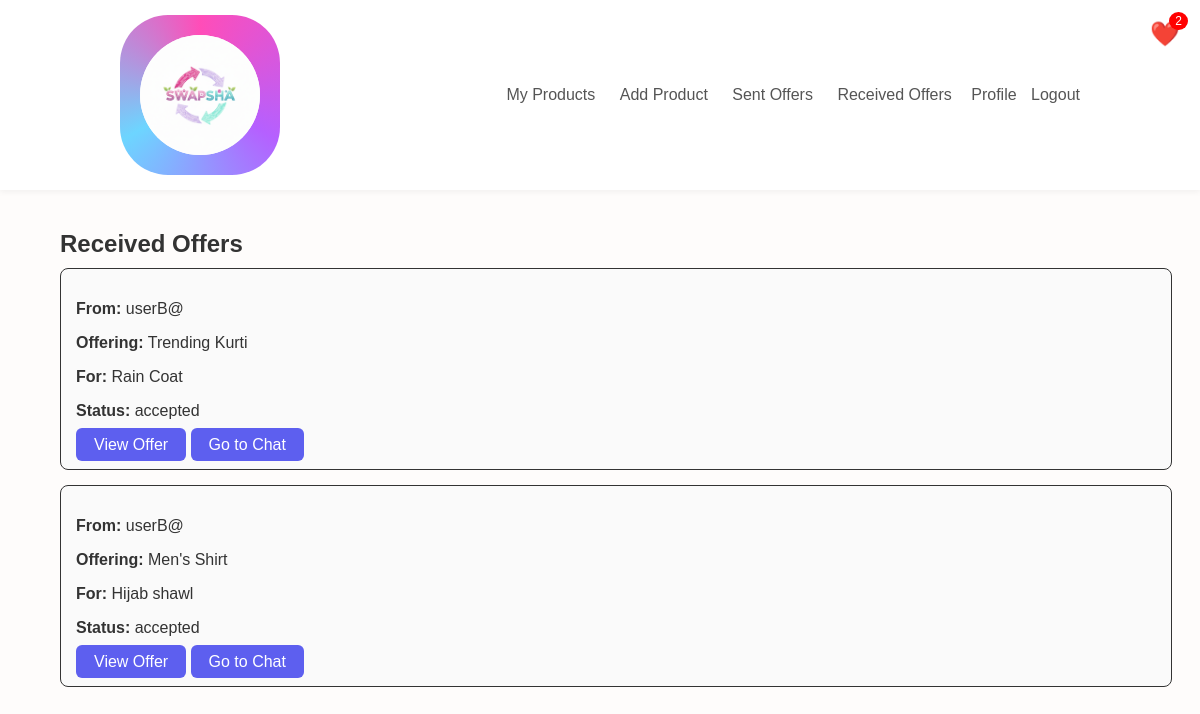
Screenshot of /barter/offers/received/ (signed in) with the database file from the repository.
### barter/models.py (models this page shows)
class Offer(models.Model):
    sender = models.ForeignKey(User, related_name='sent_offers', on_delete=models.CASCADE)
    receiver = models.ForeignKey(User, related_name='received_offers', on_delete=models.CASCADE)
    sender_product = models.ForeignKey(Product, related_name='sender_product', on_delete=models.CASCADE)
    receiver_product = models.ForeignKey(Product, related_name='receiver_product', on_delete=models.CASCADE)
    message = models.TextField(blank=True, null=True)
    status = models.CharField(max_length=20, default='pending')  # pending/accepted/rejected
    created_at = models.DateTimeField(auto_now_add=True)

### products/models.py (models this page shows)
class Product(models.Model):
    CATEGORY_CHOICES = [
        ('electronics', 'Electronics'),
        ('fashion', 'Fashion'),
        ('books', 'Books'),
        ('furniture', 'Furniture'),
        ('others', 'Others'),
    ]
    user = models.ForeignKey(User, on_delete=models.CASCADE)
    title = models.CharField(max_length=200)
    description = models.TextField()
    category = models.CharField(max_length=50, choices=CATEGORY_CHOICES)
    estimated_value = models.DecimalField(max_digits=10, decimal_places=2)
    condition = models.CharField(max_length=50)
    image = models.ImageField(upload_to='product_images/')
    created_at = models.DateTimeField(auto_now_add=True)
    tags = models.CharField(max_length=200, blank=True, null=True, default='')

### barter/views.py (the view)
# urls.py: path('offers/received/', views.received_offers, name='received_offers'),
@login_required
def received_offers(request):
    offers = Offer.objects.filter(receiver=request.user)
    return render(request, 'barter/received_offers.html', {'offers': offers})

### templates/barter/received_offers.html (shortened to what this page needs)
{% extends 'base.html' %}
{% block content %}
<h2>Received Offers</h2>
{% for o in offers %}
    <div class="card">
        <p><strong>From:</strong> {{ o.sender.username }}</p>
        <p><strong>Offering:</strong> {{ o.sender_product.title }}</p>
        <p><strong>For:</strong> {{ o.receiver_product.title }}</p>
        <p><strong>Status:</strong> {{ o.status }}</p>
        <a href="{% url 'offer_detail' o.id %}" class="btn">View Offer</a>
        {% if o.status == 'accepted' %}
            <a href="{% url 'offer_chat_page' o.id %}" class="btn">Go to Chat</a>
        {% endif %}
    </div>
{% empty %}
    <p>No received offers yet.</p>
{% endfor %}
{% endblock %}

### templates/base.html (shortened to what this page needs)
{% load static %}
<!DOCTYPE html>
<html lang="en">
<head>
    <link rel="stylesheet" href="{% static 'css/styles.css' %}">
</head>
<body>
    <nav class="navbar">
        <div class="logo">
    <a href="{% url 'home' %}" style="display:flex; align-items:center;">
        <div style="
            height:140px;
            width:140px;
            border-radius:30%;
            background: conic-gradient(
                #ff4db8,
                #b560ff,
                #6dd5ff,
                #ff4db8
            );
            padding:10px;
            display:flex;
            justify-content:center;
            align-items:center;
        ">
            <img src="{% static 'images/logo.png' %}"
                alt="Swapsha Logo"
                style="
                    height:120px;
                    width:120px;
                    border-radius:50%;
                    object-fit:cover;
                    background:white;
                ">
        </div>
    </a>
</div>
        <div class="nav-links">
            <a href="{% url 'my_products' %}">My Products</a>
            <a href="{% url 'add_product' %}">Add Product</a>
            <a href="{% url 'sent_offers' %}">Sent Offers</a>
    <a href="{% url 'received_offers' %}">
        Received Offers
    </a>
            {% if user.is_authenticated %}
                <div class="wishlist-icon">
                <a href="{% url 'wishlist' %}" style="position: relative; display: inline-block; font-size: 24px; color: #333;">
                ❤️
            <span id="wishlistCount"
                style="position: absolute; top: -8px; right: -8px; background:red; color:white; border-radius:50%; padding: 2px 6px; font-size:12px;">
            {{ request.user.favorites.count }}
            </span>
    </a>
</div>
{% endif %}
            {% if request.user.is_authenticated %}
                <a href="{% url 'profile' %}" style="margin-left:15px;">Profile</a>
                <a href="{% url 'logout' %}" style="margin-left:10px;">Logout</a>
            {% else %}
                <a href="{% url 'login' %}" style="margin-left:15px;">Login</a>
                <a href="{% url 'register' %}" style="margin-left:10px;">Register</a>
            {% endif %}
        </div>
    </nav>
    <div class="container">
        {% block content %}
        {% endblock %}
    </div>
</body>
</html>

### static/css/styles.css (style rules this page uses)
body { font-family: 'Poppins', sans-serif; background-color: #fefcfb; color: #333; margin: 0; padding: 0; }
a { text-decoration: none; color: #333; }
h1, h2, h3, h4, h5, h6 { font-weight: 600; margin-bottom: 10px; }
.container { width: 90%; max-width: 1200px; margin: 0 auto; padding: 20px 0; }
.navbar { display: flex; justify-content: space-between; align-items: center; background-color: #fff; padding: 15px 10%; box-shadow: 0 2px 6px rgba(0,0,0,0.05); position: sticky; top: 0; z-index: 100; }
.navbar .logo a { font-size: 24px; font-weight: 700; color: #5D5FEF; }
.navbar .nav-links a { margin-left: 20px; font-weight: 500; color: #555; transition: color 0.3s; }
.btn { background-color: #5D5FEF; color: #fff; padding: 8px 18px; border: none; border-radius: 6px; font-weight: 500; cursor: pointer; transition: background 0.3s; }
img { display: block; max-width: 100%; }
.wishlist-icon { position: fixed; top: 20px; right: 20px; z-index: 1000; cursor: pointer; transition: transform 0.2s ease; }

### templates/barter/received_offers.html (style rules this page uses)
.card { border: 1px solid #333 !important; border-radius: 8px !important; padding: 15px !important; margin-bottom: 15px !important; background: #fafafa !important; width: 100% !important; }

### rows the page displays
Offer: sender.username "userB@", sender_product "Trending Kurti", receiver_product "Rain Coat", status "accepted", shows "Go to Chat"
Offer: sender.username "userB@", sender_product "Men's Shirt", receiver_product "Hijab shawl", status "accepted", shows "Go to Chat"

### other values shown
{{ request.user.favorites.count }} "2"
